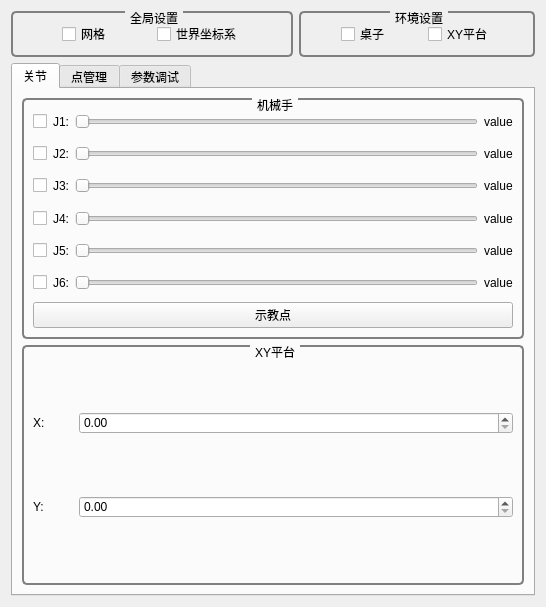
<?xml version="1.0" encoding="UTF-8"?>
<ui version="4.0">
 <class>RobotControlForm</class>
 <widget class="QWidget" name="RobotControlForm">
  <property name="geometry">
   <rect>
    <x>0</x>
    <y>0</y>
    <width>546</width>
    <height>607</height>
   </rect>
  </property>
  <property name="windowTitle">
   <string>Form</string>
  </property>
  <layout class="QVBoxLayout" name="verticalLayout_4">
   <item>
    <layout class="QHBoxLayout" name="horizontalLayout_16">
     <item>
      <widget class="QGroupBox" name="groupBoxGlobalSetting">
       <property name="styleSheet">
        <string notr="true">QGroupBox
{
border: 2px solid gray;
border-radius:5px;
margin-top:2ex;
font-family:楷体;
font:bold18px;
 
}
 
QGroupBox::title
{
subcontrol-origin:margin;
subcontrol-position:top center;
padding:0 3px;
}</string>
       </property>
       <property name="title">
        <string>全局设置</string>
       </property>
       <layout class="QHBoxLayout" name="horizontalLayout_14">
        <item>
         <layout class="QHBoxLayout" name="horizontalLayout_13">
          <item>
           <spacer name="horizontalSpacer">
            <property name="orientation">
             <enum>Qt::Horizontal</enum>
            </property>
            <property name="sizeHint" stdset="0">
             <size>
              <width>40</width>
              <height>20</height>
             </size>
            </property>
           </spacer>
          </item>
          <item>
           <widget class="QCheckBox" name="checkBoxGrid">
            <property name="text">
             <string>网格</string>
            </property>
           </widget>
          </item>
          <item>
           <spacer name="horizontalSpacer_2">
            <property name="orientation">
             <enum>Qt::Horizontal</enum>
            </property>
            <property name="sizeHint" stdset="0">
             <size>
              <width>40</width>
              <height>20</height>
             </size>
            </property>
           </spacer>
          </item>
          <item>
           <widget class="QCheckBox" name="checkBoxWorldCoordinate">
            <property name="text">
             <string>世界坐标系</string>
            </property>
           </widget>
          </item>
          <item>
           <spacer name="horizontalSpacer_3">
            <property name="orientation">
             <enum>Qt::Horizontal</enum>
            </property>
            <property name="sizeHint" stdset="0">
             <size>
              <width>40</width>
              <height>20</height>
             </size>
            </property>
           </spacer>
          </item>
         </layout>
        </item>
       </layout>
      </widget>
     </item>
     <item>
      <widget class="QGroupBox" name="groupBoxEnviromentSetting">
       <property name="styleSheet">
        <string notr="true">QGroupBox
{
border: 2px solid gray;
border-radius:5px;
margin-top:2ex;
font-family:楷体;
font:bold18px;
 
}
 
QGroupBox::title
{
subcontrol-origin:margin;
subcontrol-position:top center;
padding:0 3px;
}</string>
       </property>
       <property name="title">
        <string>环境设置</string>
       </property>
       <layout class="QHBoxLayout" name="horizontalLayout_15">
        <item>
         <spacer name="horizontalSpacer_4">
          <property name="orientation">
           <enum>Qt::Horizontal</enum>
          </property>
          <property name="sizeHint" stdset="0">
           <size>
            <width>26</width>
            <height>20</height>
           </size>
          </property>
         </spacer>
        </item>
        <item>
         <widget class="QCheckBox" name="checkBoxDesk">
          <property name="text">
           <string>桌子</string>
          </property>
         </widget>
        </item>
        <item>
         <spacer name="horizontalSpacer_5">
          <property name="orientation">
           <enum>Qt::Horizontal</enum>
          </property>
          <property name="sizeHint" stdset="0">
           <size>
            <width>25</width>
            <height>20</height>
           </size>
          </property>
         </spacer>
        </item>
        <item>
         <widget class="QCheckBox" name="checkBoxXY">
          <property name="text">
           <string>XY平台</string>
          </property>
         </widget>
        </item>
        <item>
         <spacer name="horizontalSpacer_6">
          <property name="orientation">
           <enum>Qt::Horizontal</enum>
          </property>
          <property name="sizeHint" stdset="0">
           <size>
            <width>26</width>
            <height>20</height>
           </size>
          </property>
         </spacer>
        </item>
       </layout>
      </widget>
     </item>
    </layout>
   </item>
   <item>
    <widget class="QTabWidget" name="tabWidget">
     <property name="minimumSize">
      <size>
       <width>450</width>
       <height>0</height>
      </size>
     </property>
     <property name="maximumSize">
      <size>
       <width>700</width>
       <height>16777215</height>
      </size>
     </property>
     <property name="currentIndex">
      <number>0</number>
     </property>
     <widget class="QWidget" name="jointTab">
      <attribute name="title">
       <string>关节</string>
      </attribute>
      <layout class="QVBoxLayout" name="verticalLayout_8">
       <item>
        <widget class="QGroupBox" name="groupBoxRobot">
         <property name="styleSheet">
          <string notr="true">QGroupBox
{
border: 2px solid gray;
border-radius:5px;
margin-top:2ex;
font-family:楷体;
font:bold18px;
 
}
 
QGroupBox::title
{
subcontrol-origin:margin;
subcontrol-position:top center;
padding:0 3px;
}</string>
         </property>
         <property name="title">
          <string>机械手</string>
         </property>
         <layout class="QVBoxLayout" name="verticalLayout_2">
          <item>
           <layout class="QHBoxLayout" name="horizontalLayout_2">
            <item>
             <widget class="QCheckBox" name="checkBoxJ1">
              <property name="text">
               <string/>
              </property>
             </widget>
            </item>
            <item>
             <widget class="QLabel" name="label">
              <property name="text">
               <string>J1:</string>
              </property>
             </widget>
            </item>
            <item>
             <widget class="QSlider" name="sliderQ1">
              <property name="orientation">
               <enum>Qt::Horizontal</enum>
              </property>
             </widget>
            </item>
            <item>
             <widget class="QLabel" name="valueQ1">
              <property name="text">
               <string>value</string>
              </property>
             </widget>
            </item>
           </layout>
          </item>
          <item>
           <layout class="QHBoxLayout" name="horizontalLayout_3">
            <item>
             <widget class="QCheckBox" name="checkBoxJ2">
              <property name="text">
               <string/>
              </property>
             </widget>
            </item>
            <item>
             <widget class="QLabel" name="label_3">
              <property name="text">
               <string>J2:</string>
              </property>
             </widget>
            </item>
            <item>
             <widget class="QSlider" name="sliderQ2">
              <property name="orientation">
               <enum>Qt::Horizontal</enum>
              </property>
             </widget>
            </item>
            <item>
             <widget class="QLabel" name="valueQ2">
              <property name="text">
               <string>value</string>
              </property>
             </widget>
            </item>
           </layout>
          </item>
          <item>
           <layout class="QHBoxLayout" name="horizontalLayout_4">
            <item>
             <widget class="QCheckBox" name="checkBoxJ3">
              <property name="text">
               <string/>
              </property>
             </widget>
            </item>
            <item>
             <widget class="QLabel" name="label_5">
              <property name="text">
               <string>J3:</string>
              </property>
             </widget>
            </item>
            <item>
             <widget class="QSlider" name="sliderQ3">
              <property name="orientation">
               <enum>Qt::Horizontal</enum>
              </property>
             </widget>
            </item>
            <item>
             <widget class="QLabel" name="valueQ3">
              <property name="text">
               <string>value</string>
              </property>
             </widget>
            </item>
           </layout>
          </item>
          <item>
           <layout class="QHBoxLayout" name="horizontalLayout_5">
            <item>
             <widget class="QCheckBox" name="checkBoxJ4">
              <property name="text">
               <string/>
              </property>
             </widget>
            </item>
            <item>
             <widget class="QLabel" name="label_7">
              <property name="text">
               <string>J4:</string>
              </property>
             </widget>
            </item>
            <item>
             <widget class="QSlider" name="sliderQ4">
              <property name="orientation">
               <enum>Qt::Horizontal</enum>
              </property>
             </widget>
            </item>
            <item>
             <widget class="QLabel" name="valueQ4">
              <property name="text">
               <string>value</string>
              </property>
             </widget>
            </item>
           </layout>
          </item>
          <item>
           <layout class="QHBoxLayout" name="horizontalLayout">
            <item>
             <widget class="QCheckBox" name="checkBoxJ5">
              <property name="text">
               <string/>
              </property>
             </widget>
            </item>
            <item>
             <widget class="QLabel" name="label_9">
              <property name="text">
               <string>J5:</string>
              </property>
             </widget>
            </item>
            <item>
             <widget class="QSlider" name="sliderQ5">
              <property name="orientation">
               <enum>Qt::Horizontal</enum>
              </property>
             </widget>
            </item>
            <item>
             <widget class="QLabel" name="valueQ5">
              <property name="text">
               <string>value</string>
              </property>
             </widget>
            </item>
           </layout>
          </item>
          <item>
           <layout class="QHBoxLayout" name="horizontalLayout_7">
            <item>
             <widget class="QCheckBox" name="checkBoxJ6">
              <property name="text">
               <string/>
              </property>
             </widget>
            </item>
            <item>
             <widget class="QLabel" name="label_10">
              <property name="text">
               <string>J6:</string>
              </property>
             </widget>
            </item>
            <item>
             <widget class="QSlider" name="sliderQ6">
              <property name="orientation">
               <enum>Qt::Horizontal</enum>
              </property>
             </widget>
            </item>
            <item>
             <widget class="QLabel" name="valueQ6">
              <property name="text">
               <string>value</string>
              </property>
             </widget>
            </item>
           </layout>
          </item>
          <item>
           <widget class="QPushButton" name="pushButtonTeach">
            <property name="text">
             <string>示教点</string>
            </property>
           </widget>
          </item>
         </layout>
        </widget>
       </item>
       <item>
        <widget class="QGroupBox" name="groupBoxXY">
         <property name="styleSheet">
          <string notr="true">QGroupBox
{
border: 2px solid gray;
border-radius:5px;
margin-top:2ex;
font-family:楷体;
font:bold18px;
 
}
 
QGroupBox::title
{
subcontrol-origin:margin;
subcontrol-position:top center;
padding:0 3px;
}</string>
         </property>
         <property name="title">
          <string>XY平台</string>
         </property>
         <layout class="QVBoxLayout" name="verticalLayout_3">
          <item>
           <layout class="QHBoxLayout" name="horizontalLayout_17">
            <item>
             <widget class="QLabel" name="label_12">
              <property name="minimumSize">
               <size>
                <width>0</width>
                <height>0</height>
               </size>
              </property>
              <property name="maximumSize">
               <size>
                <width>40</width>
                <height>16777215</height>
               </size>
              </property>
              <property name="text">
               <string>X:</string>
              </property>
             </widget>
            </item>
            <item>
             <widget class="QDoubleSpinBox" name="doubleSpinBoXYP_X"/>
            </item>
           </layout>
          </item>
          <item>
           <layout class="QHBoxLayout" name="horizontalLayout_18">
            <item>
             <widget class="QLabel" name="label_13">
              <property name="minimumSize">
               <size>
                <width>0</width>
                <height>0</height>
               </size>
              </property>
              <property name="maximumSize">
               <size>
                <width>40</width>
                <height>16777215</height>
               </size>
              </property>
              <property name="text">
               <string>Y:</string>
              </property>
             </widget>
            </item>
            <item>
             <widget class="QDoubleSpinBox" name="doubleSpinBoXYP_Y"/>
            </item>
           </layout>
          </item>
         </layout>
        </widget>
       </item>
      </layout>
     </widget>
     <widget class="QWidget" name="tab">
      <attribute name="title">
       <string>点管理</string>
      </attribute>
      <layout class="QVBoxLayout" name="verticalLayout">
       <item>
        <widget class="QTableWidget" name="tableWidget">
         <column>
          <property name="text">
           <string>J1</string>
          </property>
         </column>
         <column>
          <property name="text">
           <string>J2</string>
          </property>
         </column>
         <column>
          <property name="text">
           <string>J3</string>
          </property>
         </column>
         <column>
          <property name="text">
           <string>J4</string>
          </property>
         </column>
         <column>
          <property name="text">
           <string>J5</string>
          </property>
         </column>
         <column>
          <property name="text">
           <string>J6</string>
          </property>
         </column>
         <column>
          <property name="text">
           <string>X</string>
          </property>
         </column>
         <column>
          <property name="text">
           <string>Y</string>
          </property>
         </column>
        </widget>
       </item>
       <item>
        <layout class="QHBoxLayout" name="horizontalLayout_6">
         <item>
          <widget class="QLabel" name="label_14">
           <property name="maximumSize">
            <size>
             <width>98</width>
             <height>16777215</height>
            </size>
           </property>
           <property name="text">
            <string>间隔时间(ms):</string>
           </property>
          </widget>
         </item>
         <item>
          <widget class="QSpinBox" name="spinBoxInterval">
           <property name="maximum">
            <number>9999</number>
           </property>
           <property name="value">
            <number>10</number>
           </property>
          </widget>
         </item>
         <item>
          <widget class="QPushButton" name="pushButtonStart">
           <property name="text">
            <string>开始</string>
           </property>
          </widget>
         </item>
         <item>
          <widget class="QPushButton" name="pushButtonStop">
           <property name="text">
            <string>停止</string>
           </property>
          </widget>
         </item>
        </layout>
       </item>
      </layout>
     </widget>
     <widget class="QWidget" name="debugTab">
      <attribute name="title">
       <string>参数调试</string>
      </attribute>
      <layout class="QHBoxLayout" name="horizontalLayout_9">
       <item>
        <layout class="QVBoxLayout" name="verticalLayout_5">
         <item>
          <widget class="QGroupBox" name="groupBox_Z">
           <property name="styleSheet">
            <string notr="true">QGroupBox
{
border: 2px solid gray;
border-radius:5px;
margin-top:2ex;
font-family:楷体;
font:bold18px;
 
}
 
QGroupBox::title
{
subcontrol-origin:margin;
subcontrol-position:top center;
padding:0 3px;
}</string>
           </property>
           <property name="title">
            <string>Z</string>
           </property>
           <layout class="QVBoxLayout" name="verticalLayout_6">
            <item>
             <layout class="QHBoxLayout" name="horizontalLayout_8">
              <item>
               <widget class="QLabel" name="label_2">
                <property name="text">
                 <string>d=</string>
                </property>
               </widget>
              </item>
              <item>
               <widget class="QDoubleSpinBox" name="doubleSpinBox_d0"/>
              </item>
              <item>
               <widget class="QDoubleSpinBox" name="doubleSpinBox_d1"/>
              </item>
              <item>
               <widget class="QDoubleSpinBox" name="doubleSpinBox_d2"/>
              </item>
              <item>
               <widget class="QDoubleSpinBox" name="doubleSpinBox_d3"/>
              </item>
              <item>
               <widget class="QDoubleSpinBox" name="doubleSpinBox_d4"/>
              </item>
              <item>
               <widget class="QDoubleSpinBox" name="doubleSpinBox_d5"/>
              </item>
              <item>
               <widget class="QDoubleSpinBox" name="doubleSpinBox_d6"/>
              </item>
             </layout>
            </item>
            <item>
             <layout class="QHBoxLayout" name="horizontalLayout_10">
              <item>
               <widget class="QLabel" name="label_4">
                <property name="text">
                 <string>JVars=</string>
                </property>
               </widget>
              </item>
              <item>
               <widget class="QDoubleSpinBox" name="doubleSpinBox_JVars0"/>
              </item>
              <item>
               <widget class="QDoubleSpinBox" name="doubleSpinBox_JVars1"/>
              </item>
              <item>
               <widget class="QDoubleSpinBox" name="doubleSpinBox_JVars2"/>
              </item>
              <item>
               <widget class="QDoubleSpinBox" name="doubleSpinBox_JVars3"/>
              </item>
              <item>
               <widget class="QDoubleSpinBox" name="doubleSpinBox_JVars4"/>
              </item>
              <item>
               <widget class="QDoubleSpinBox" name="doubleSpinBox_JVars5"/>
              </item>
              <item>
               <widget class="QDoubleSpinBox" name="doubleSpinBox_JVars6"/>
              </item>
             </layout>
            </item>
           </layout>
          </widget>
         </item>
         <item>
          <widget class="QGroupBox" name="groupBox_X">
           <property name="styleSheet">
            <string notr="true">QGroupBox
{
border: 2px solid gray;
border-radius:5px;
margin-top:2ex;
font-family:楷体;
font:bold18px;
 
}
 
QGroupBox::title
{
subcontrol-origin:margin;
subcontrol-position:top center;
padding:0 3px;
}</string>
           </property>
           <property name="title">
            <string>X</string>
           </property>
           <layout class="QVBoxLayout" name="verticalLayout_7">
            <item>
             <layout class="QHBoxLayout" name="horizontalLayout_11">
              <item>
               <widget class="QLabel" name="label_6">
                <property name="text">
                 <string>a=</string>
                </property>
               </widget>
              </item>
              <item>
               <widget class="QDoubleSpinBox" name="doubleSpinBox_a0"/>
              </item>
              <item>
               <widget class="QDoubleSpinBox" name="doubleSpinBox_a1"/>
              </item>
              <item>
               <widget class="QDoubleSpinBox" name="doubleSpinBox_a2"/>
              </item>
              <item>
               <widget class="QDoubleSpinBox" name="doubleSpinBox_a3"/>
              </item>
              <item>
               <widget class="QDoubleSpinBox" name="doubleSpinBox_a4"/>
              </item>
              <item>
               <widget class="QDoubleSpinBox" name="doubleSpinBox_a5"/>
              </item>
              <item>
               <widget class="QDoubleSpinBox" name="doubleSpinBox_a6"/>
              </item>
             </layout>
            </item>
            <item>
             <layout class="QHBoxLayout" name="horizontalLayout_12">
              <item>
               <widget class="QLabel" name="label_8">
                <property name="text">
                 <string>alpha=</string>
                </property>
               </widget>
              </item>
              <item>
               <widget class="QDoubleSpinBox" name="doubleSpinBox_alpha0"/>
              </item>
              <item>
               <widget class="QDoubleSpinBox" name="doubleSpinBox_alpha1"/>
              </item>
              <item>
               <widget class="QDoubleSpinBox" name="doubleSpinBox_alpha2"/>
              </item>
              <item>
               <widget class="QDoubleSpinBox" name="doubleSpinBox_alpha3"/>
              </item>
              <item>
               <widget class="QDoubleSpinBox" name="doubleSpinBox_alpha4"/>
              </item>
              <item>
               <widget class="QDoubleSpinBox" name="doubleSpinBox_alpha5"/>
              </item>
              <item>
               <widget class="QDoubleSpinBox" name="doubleSpinBox_alpha6"/>
              </item>
             </layout>
            </item>
           </layout>
          </widget>
         </item>
         <item>
          <spacer name="verticalSpacer_6">
           <property name="orientation">
            <enum>Qt::Vertical</enum>
           </property>
           <property name="sizeHint" stdset="0">
            <size>
             <width>20</width>
             <height>40</height>
            </size>
           </property>
          </spacer>
         </item>
        </layout>
       </item>
      </layout>
     </widget>
    </widget>
   </item>
  </layout>
 </widget>
 <resources/>
 <connections/>
</ui>
